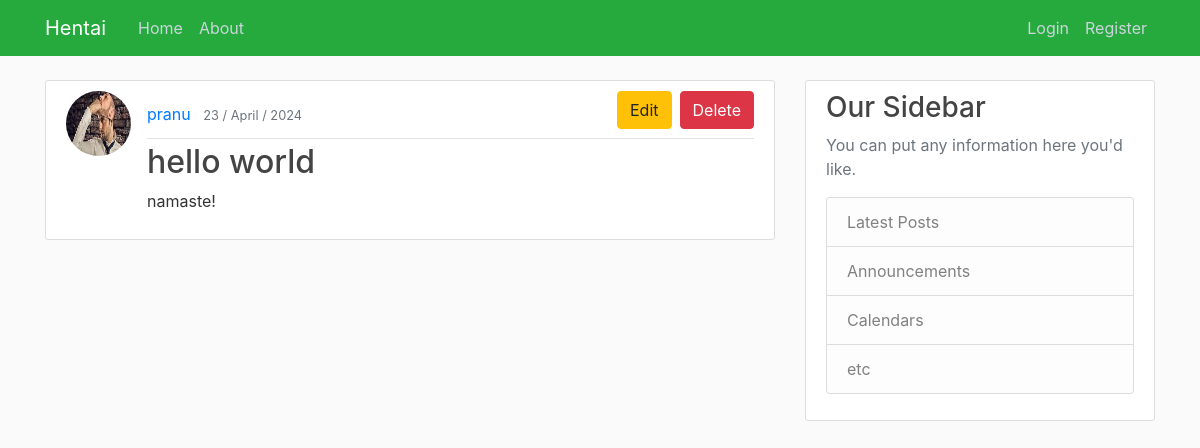
/post/10, run on the app's committed database.
### blog/models.py (models this page shows, shortened)
class Post(models.Model):
    title = models.CharField(max_length=100)
    contents = models.TextField()
    date_posted = models.DateTimeField(default = timezone.now)
    author = models.ForeignKey(User, on_delete = models.CASCADE)

### user_authentication/models.py (models this page shows, shortened)
class Profile(models.Model):
    user = models.OneToOneField(User,on_delete=models.CASCADE) # Means that if user is deleted delete the profile but not vice versa i.e. when the profile is deleted not delete the user
    image = models.ImageField(default="default.jpg",upload_to="profile_pics")
    bio = models.CharField(max_length=250,default="A veteran of this application")

### blog/views.py (the view)
def post_detail(request,pk):
    context = {
        'post':Post.objects.filter(pk=pk).first(),
        'title':f'Detail of {pk}\' post',
    }
    return render(request,'blog/post_detail.html',context)

### blog/templates/blog/post_detail.html
{% extends "blog/base.html" %}
{% block main %}
    <article class="media content-section">
        <img class="rounded-circle article-img" src="{{ post.author.profile.image.url }}">
        <div class="media-body">
          <div class="article-metadata d-flex justify-content-between align-items-center">
          <div>
            <a class="mr-2" href="{% url 'profile' %}">{{ post.author }}</a>
            <small class="text-muted">{{ post.date_posted | date:"d / F / Y" }}</small>
          </div>
            <div style="margin-bottom:0.5rem;" class="btn-group">
              <a href="{% url 'post-edit' post.pk %}" ><button type="button" class="btn btn-warning mr-2">Edit</button></a>
              <a href="{% url 'post-delete' post.pk %}" ><button type="button" class="btn btn-danger">Delete</button></a>
            </div>
          </div>
          <h2 class="article-title">{{ post.title }}</h2>
          <p class="article-content">{{post.contents}}</p>
        </div>
      </article>
{% endblock main %}

### blog/static/blog/main.css (style rules this page uses)
body { background: #fafafa; color: #333333; margin-top: 5rem; }
h1, h2, h3, h4, h5, h6 { color: #444444; }
.content-section { background: #ffffff; padding: 10px 20px; border: 1px solid #dddddd; border-radius: 3px; margin-bottom: 20px; }
.article-title { color: #444444; }
.article-content { white-space: pre-line; }
.article-img { height: 65px; width: 65px; margin-right: 16px; }
.article-metadata { padding-bottom: 1px; margin-bottom: 4px; border-bottom: 1px solid #e3e3e3 }

### data on the page
Post: author.profile.image (picture), author "pranu", date_posted "23 / April / 2024", title "hello world", contents "namaste!"
